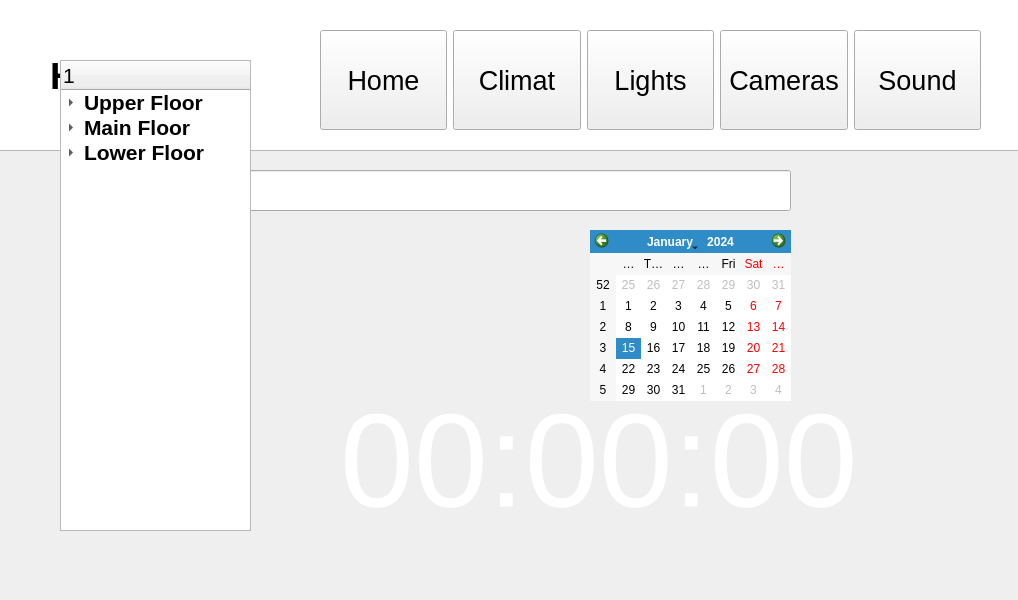
<?xml version="1.0" encoding="UTF-8"?>
<ui version="4.0">
 <class>MainWindow</class>
 <widget class="QMainWindow" name="MainWindow">
  <property name="geometry">
   <rect>
    <x>0</x>
    <y>0</y>
    <width>1018</width>
    <height>600</height>
   </rect>
  </property>
  <property name="windowTitle">
   <string>MainWindow</string>
  </property>
  <widget class="QWidget" name="centralwidget">
   <widget class="QLabel" name="label">
    <property name="geometry">
     <rect>
      <x>270</x>
      <y>410</y>
      <width>49</width>
      <height>16</height>
     </rect>
    </property>
    <property name="text">
     <string/>
    </property>
   </widget>
   <widget class="QLabel" name="label_2">
    <property name="geometry">
     <rect>
      <x>0</x>
      <y>160</y>
      <width>831</width>
      <height>361</height>
     </rect>
    </property>
    <property name="text">
     <string/>
    </property>
    <property name="pixmap">
     <pixmap>img/niceHouse.jpg</pixmap>
    </property>
    <property name="scaledContents">
     <bool>false</bool>
    </property>
   </widget>
   <widget class="QLineEdit" name="lineEdit_3">
    <property name="geometry">
     <rect>
      <x>70</x>
      <y>170</y>
      <width>721</width>
      <height>41</height>
     </rect>
    </property>
    <property name="text">
     <string/>
    </property>
    <property name="frame">
     <bool>true</bool>
    </property>
   </widget>
   <widget class="QLabel" name="label_4">
    <property name="geometry">
     <rect>
      <x>90</x>
      <y>170</y>
      <width>161</width>
      <height>41</height>
     </rect>
    </property>
    <property name="font">
     <font>
      <pointsize>16</pointsize>
      <bold>true</bold>
     </font>
    </property>
    <property name="text">
     <string>ЯндексПОИСК</string>
    </property>
   </widget>
   <widget class="QListWidget" name="listWidget_3">
    <property name="geometry">
     <rect>
      <x>-40</x>
      <y>-20</y>
      <width>1201</width>
      <height>171</height>
     </rect>
    </property>
   </widget>
   <widget class="QLabel" name="label_9">
    <property name="geometry">
     <rect>
      <x>50</x>
      <y>30</y>
      <width>291</width>
      <height>91</height>
     </rect>
    </property>
    <property name="font">
     <font>
      <pointsize>28</pointsize>
      <bold>true</bold>
     </font>
    </property>
    <property name="text">
     <string>HOME</string>
    </property>
   </widget>
   <widget class="QWidget" name="horizontalLayoutWidget_5">
    <property name="geometry">
     <rect>
      <x>320</x>
      <y>10</y>
      <width>661</width>
      <height>141</height>
     </rect>
    </property>
    <layout class="QHBoxLayout" name="horizontalLayout_5">
     <item>
      <widget class="QPushButton" name="pushButton_21">
       <property name="minimumSize">
        <size>
         <width>100</width>
         <height>100</height>
        </size>
       </property>
       <property name="font">
        <font>
         <pointsize>20</pointsize>
        </font>
       </property>
       <property name="text">
        <string>Home</string>
       </property>
       <property name="iconSize">
        <size>
         <width>40</width>
         <height>40</height>
        </size>
       </property>
      </widget>
     </item>
     <item>
      <widget class="QPushButton" name="pushButton_22">
       <property name="minimumSize">
        <size>
         <width>100</width>
         <height>100</height>
        </size>
       </property>
       <property name="font">
        <font>
         <pointsize>20</pointsize>
        </font>
       </property>
       <property name="text">
        <string>Climat</string>
       </property>
      </widget>
     </item>
     <item>
      <widget class="QPushButton" name="pushButton_23">
       <property name="minimumSize">
        <size>
         <width>100</width>
         <height>100</height>
        </size>
       </property>
       <property name="font">
        <font>
         <pointsize>20</pointsize>
        </font>
       </property>
       <property name="text">
        <string>Lights</string>
       </property>
      </widget>
     </item>
     <item>
      <widget class="QPushButton" name="pushButton_24">
       <property name="minimumSize">
        <size>
         <width>100</width>
         <height>100</height>
        </size>
       </property>
       <property name="font">
        <font>
         <pointsize>20</pointsize>
        </font>
       </property>
       <property name="text">
        <string>Cameras</string>
       </property>
      </widget>
     </item>
     <item>
      <widget class="QPushButton" name="pushButton_25">
       <property name="minimumSize">
        <size>
         <width>100</width>
         <height>100</height>
        </size>
       </property>
       <property name="font">
        <font>
         <pointsize>20</pointsize>
        </font>
       </property>
       <property name="text">
        <string>Sound</string>
       </property>
      </widget>
     </item>
    </layout>
   </widget>
   <widget class="QCalendarWidget" name="calendarWidget_3">
    <property name="geometry">
     <rect>
      <x>590</x>
      <y>230</y>
      <width>201</width>
      <height>171</height>
     </rect>
    </property>
   </widget>
   <widget class="QStackedWidget" name="stackedWidget">
    <property name="geometry">
     <rect>
      <x>360</x>
      <y>430</y>
      <width>531</width>
      <height>221</height>
     </rect>
    </property>
    <widget class="QWidget" name="page"/>
    <widget class="QWidget" name="page_2"/>
   </widget>
   <widget class="QLabel" name="label_3">
    <property name="geometry">
     <rect>
      <x>340</x>
      <y>340</y>
      <width>521</width>
      <height>241</height>
     </rect>
    </property>
    <property name="palette">
     <palette>
      <active>
       <colorrole role="WindowText">
        <brush brushstyle="SolidPattern">
         <color alpha="255">
          <red>255</red>
          <green>255</green>
          <blue>255</blue>
         </color>
        </brush>
       </colorrole>
      </active>
      <inactive>
       <colorrole role="WindowText">
        <brush brushstyle="SolidPattern">
         <color alpha="255">
          <red>255</red>
          <green>255</green>
          <blue>255</blue>
         </color>
        </brush>
       </colorrole>
      </inactive>
      <disabled/>
     </palette>
    </property>
    <property name="font">
     <font>
      <family>Yu Gothic UI</family>
      <pointsize>100</pointsize>
      <italic>false</italic>
      <bold>false</bold>
     </font>
    </property>
    <property name="text">
     <string>00:00:00</string>
    </property>
   </widget>
   <widget class="QTreeWidget" name="treeWidget_2">
    <property name="geometry">
     <rect>
      <x>60</x>
      <y>60</y>
      <width>191</width>
      <height>471</height>
     </rect>
    </property>
    <property name="font">
     <font>
      <pointsize>16</pointsize>
      <bold>false</bold>
     </font>
    </property>
    <column>
     <property name="text">
      <string/>
     </property>
    </column>
    <item>
     <property name="text">
      <string>Upper Floor</string>
     </property>
     <property name="font">
      <font>
       <pointsize>16</pointsize>
       <bold>true</bold>
      </font>
     </property>
     <item>
      <property name="text">
       <string>Bedroom 1</string>
      </property>
      <property name="font">
       <font>
        <pointsize>14</pointsize>
        <bold>false</bold>
        <strikeout>false</strikeout>
       </font>
      </property>
     </item>
     <item>
      <property name="text">
       <string>Bathroom</string>
      </property>
      <property name="font">
       <font>
        <pointsize>14</pointsize>
       </font>
      </property>
     </item>
     <item>
      <property name="text">
       <string>Kids room</string>
      </property>
      <property name="font">
       <font>
        <pointsize>14</pointsize>
       </font>
      </property>
     </item>
    </item>
    <item>
     <property name="text">
      <string>Main Floor</string>
     </property>
     <property name="font">
      <font>
       <pointsize>16</pointsize>
       <bold>true</bold>
      </font>
     </property>
     <item>
      <property name="text">
       <string>Kitchen</string>
      </property>
      <property name="font">
       <font>
        <pointsize>14</pointsize>
       </font>
      </property>
     </item>
     <item>
      <property name="text">
       <string>Entru</string>
      </property>
      <property name="font">
       <font>
        <pointsize>14</pointsize>
       </font>
      </property>
     </item>
     <item>
      <property name="text">
       <string>Garage</string>
      </property>
      <property name="font">
       <font>
        <pointsize>14</pointsize>
       </font>
      </property>
     </item>
    </item>
    <item>
     <property name="text">
      <string>Lower Floor</string>
     </property>
     <property name="font">
      <font>
       <pointsize>16</pointsize>
       <bold>true</bold>
      </font>
     </property>
     <item>
      <property name="text">
       <string>Theater</string>
      </property>
      <property name="font">
       <font>
        <pointsize>14</pointsize>
       </font>
      </property>
     </item>
     <item>
      <property name="text">
       <string>Bedroom 2</string>
      </property>
      <property name="font">
       <font>
        <pointsize>14</pointsize>
       </font>
      </property>
     </item>
    </item>
   </widget>
  </widget>
  <widget class="QMenuBar" name="menubar">
   <property name="geometry">
    <rect>
     <x>0</x>
     <y>0</y>
     <width>1018</width>
     <height>22</height>
    </rect>
   </property>
  </widget>
 </widget>
 <resources/>
 <connections/>
</ui>
